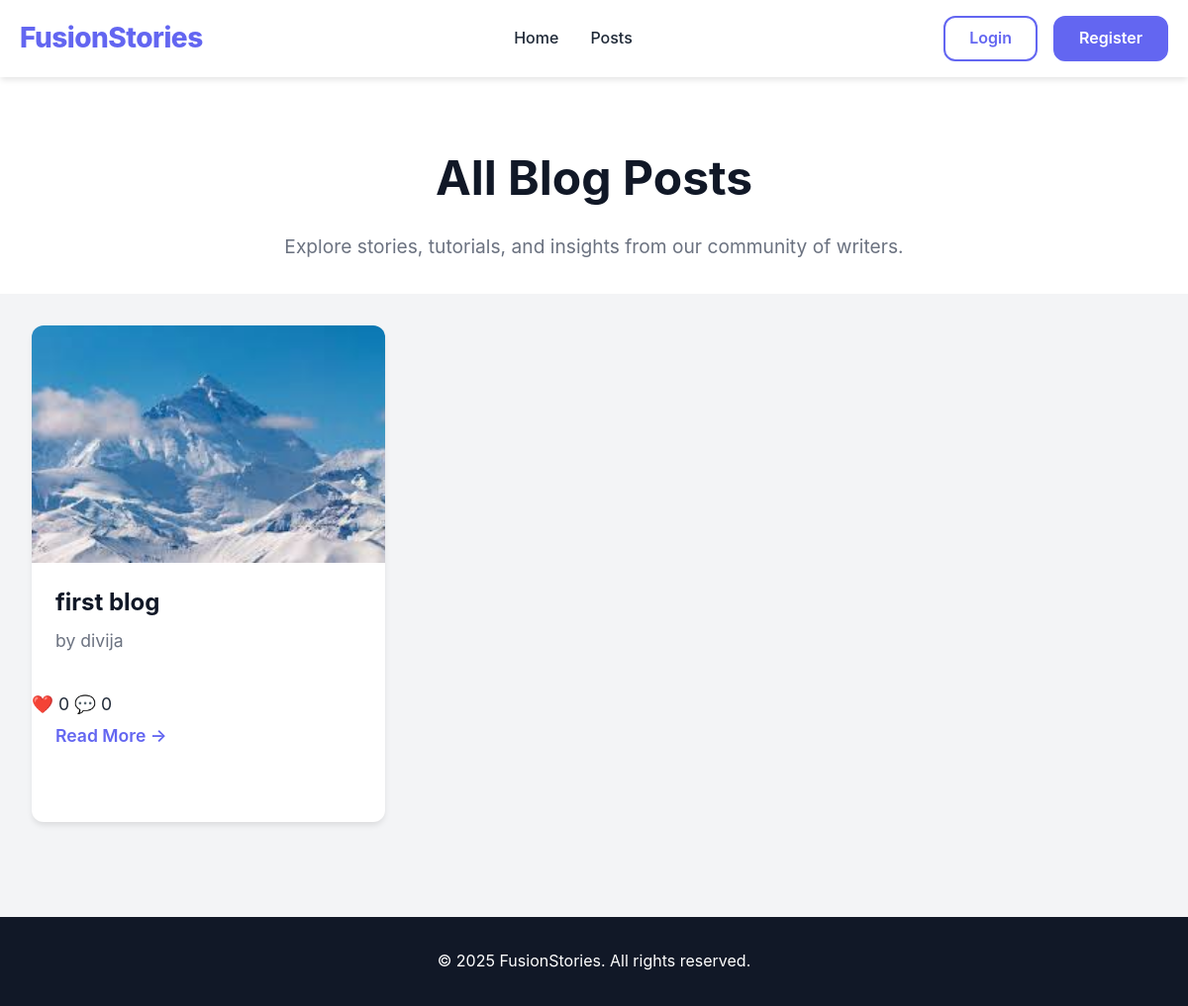
The app's page /posts/, older data.
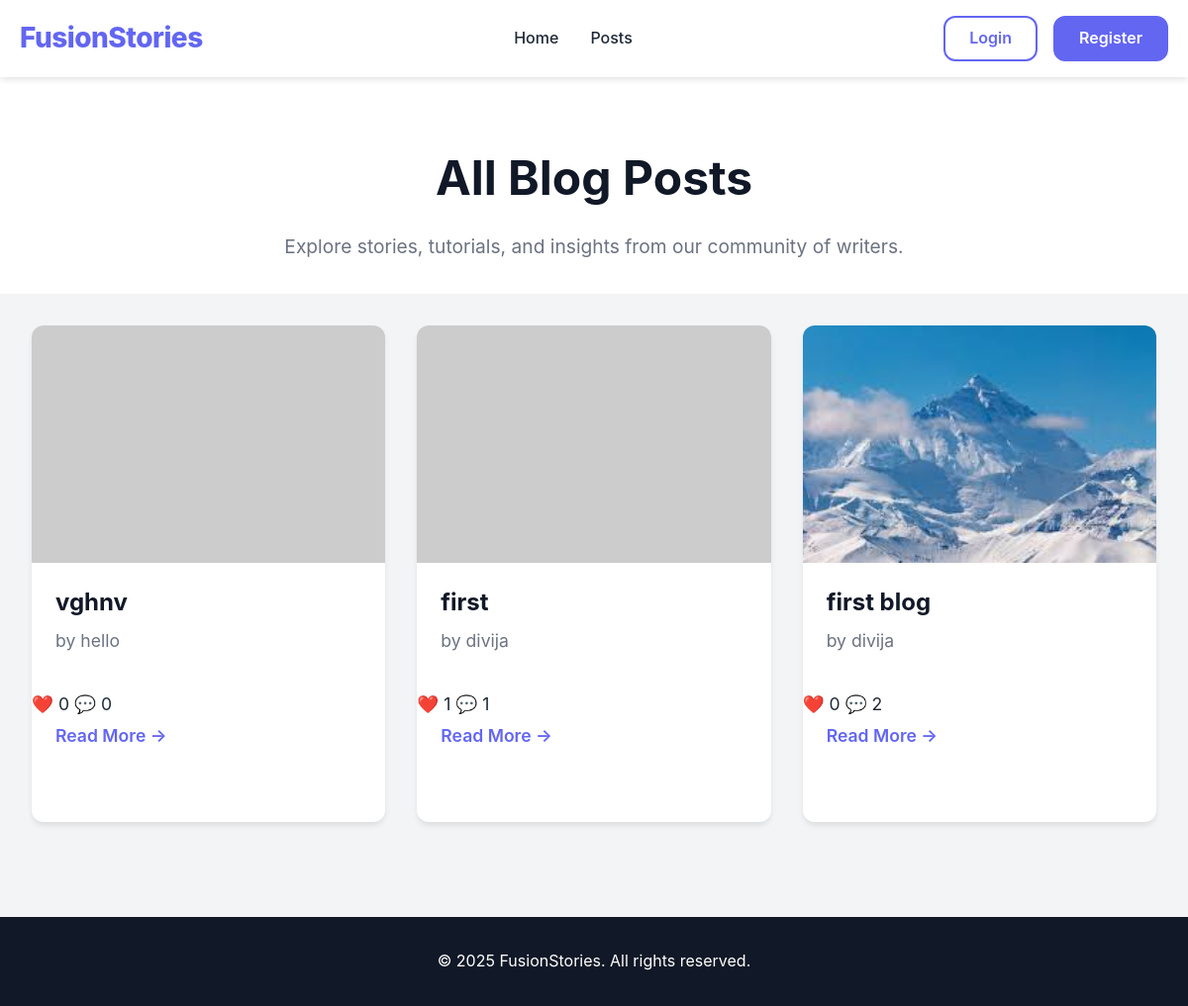
The same page, newer data.
### blog/models.py (models this page shows, shortened)
class Post(models.Model):
    title = models.CharField(max_length=200)
    user = models.ForeignKey(User, on_delete=models.CASCADE, related_name='posts')
    content = models.TextField()
    date = models.DateTimeField(default=timezone.now)
    image = models.ImageField(upload_to='posts/', blank=True, null=True)
    def comment_count(self):
        return self.comments.count()
    def like_count(self):
        return self.likes.count()

class User(models.Model):
    name = models.CharField(max_length=100, unique=True)
    email = models.EmailField(unique=True)
    password = models.CharField(max_length=128)
    desc = models.TextField(blank=True)
    img = models.ImageField(upload_to='Users/', blank=True, null=True)

### blog/views.py (the view, shortened to what this page needs)
# urls.py: path('posts/', views.posts, name="posts"),
def posts(request):
    username = request.session.get('username')
    profile_img = None
    posts = Post.objects.order_by('-date')
    return render(request, "posts.html", {
        "username": username,
        "profile_img": profile_img,
        "posts": posts
    })

### blog/templates/posts.html (shortened to what this page needs)
{% load static %}
<!DOCTYPE html>
<html lang="en">
<head>
</head>
<body class="page">
    <header class="navbar">
        <div class="container">
            <a href="{% url 'home' %}" class="logo">FusionStories</a>
            <nav class="nav-links">
                <a href="{% url 'home' %}">Home</a>
                <a href="{% url 'posts' %}">Posts</a>
            </nav>
            <div class="auth-buttons">
                {% if username %}
                <a href="{% url 'profile' %}"><img src="{{ profile_img }}" class="profile-pic"></a>
                <a href="{% url 'logout' %}" class="logout-btn">Logout</a>
                {% else %}
                <a href="{% url 'login' %}" class="login-btn">Login</a>
                <a href="{% url 'register' %}" class="register-btn">Register</a>
                {% endif %}
            </div>
        </div>
    </header>
    <section class="page-header">
        <h1>All Blog Posts</h1>
        <p>Explore stories, tutorials, and insights from our community of writers.</p>
    </section>
    <main class="posts-grid">
        {% for post in posts %}
        <div class="post-card">
            {% if post.image %}
            <img src="{{ post.image.url }}" alt="{{ post.title }}">
            {% else %}
            <img src="https://picsum.photos/600/400?random={{ forloop.counter }}" alt="{{ post.title }}">
            {% endif %}
            <div class="post-content">
                <h2>{{ post.title }}</h2>
                <p class="post-author">by {{ post.user.name }}</p>
                <div class="post-meta">
                    <span class="likes">❤️ {{ post.like_count }}</span>
                    <span class="comments">💬 {{ post.comment_count }}</span>
                </div>
                <a href="{% url 'read' post.pk %}" class="read-more">Read More →</a>
            </div>
        </div>
        {% empty %}
        <p class="no-posts">No posts have been published yet. Check back soon!</p>
        {% endfor %}
    </main>
    <footer class="footer">
        <p>© 2025 FusionStories. All rights reserved.</p>
    </footer>
</body>
</html>

Row changes from the older to the newer data that the page shows:
added Post: title "vghnv", user.name "hello", like_count "0", comment_count "0"
added Post: title "first", user.name "divija", like_count "1", comment_count "1"
computed for Post "first blog": comment_count "0" → "2"
